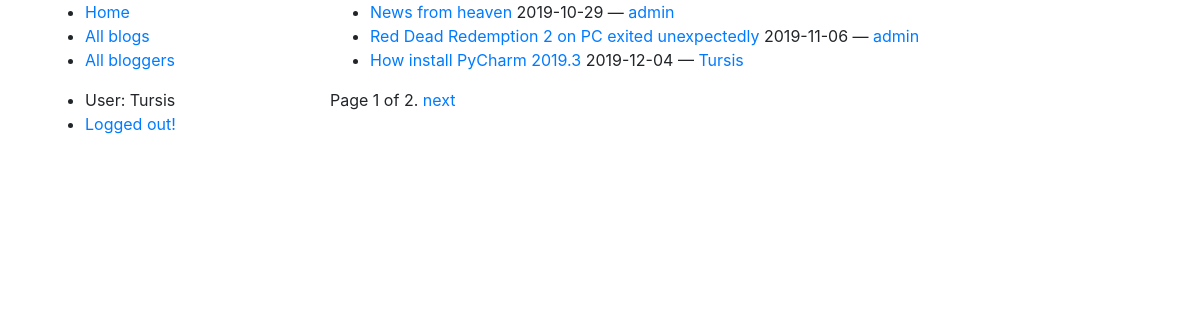
The app's page /blog/blogs/ (signed in) with its own data.
### blog/models.py (models this page shows, shortened)
class Blog(models.Model):
    name = models.CharField(max_length=200, help_text="Enter your name blog here.")
    author = models.ForeignKey(BlogAuthor, on_delete=models.SET_NULL, null=True)
    description = models.TextField(max_length=400, help_text="Enter your blog text here.")
    pub_date = models.DateTimeField('date published')
    def get_absolute_url(self):
        return reverse('blog:blog-detail', args=[str(self.id)])

class BlogAuthor(models.Model):
    user = models.ForeignKey(User, on_delete=models.SET_NULL, null=True)
    bio = models.TextField(max_length=400, help_text="Enter your bio details here.")
    def __str__(self):
        return self.user.username

### blog/views.py (the view)
class BlogListView(generic.ListView):
    model = Blog
    paginate_by = 3

### blog/templates/blog/blog_list.html
{% extends "base_generic.html" %}
{% block content %}
	{% if blog_list %}
	<ul>
		{% for blog in blog_list %}
			<li><a href={{ blog.get_absolute_url }}>{{ blog.name }} </a> {{ blog.pub_date|date:'Y-m-d'  }} —
				<a href="{% url 'blog:bloggers-detail' blog.pk%}"> {{blog.author }}</a></li>
		{% endfor %}
	</ul>
	{% endif %}
{% endblock %}

### blog/templates/base_generic.html (shortened to what this page needs)
<!DOCTYPE html>
<html lang="en">
<head>
  {% load static %}
  <link rel="stylesheet" href="https://stackpath.bootstrapcdn.com/bootstrap/4.3.1/css/bootstrap.min.css"
>
  <link rel="stylesheet" type="text/css" href="{% static 'blog/style.css' %}"/>
</head>
<body>
<div class="container">
  <div class="row">
    <div class="col-3">
      <ul>
        <li><a href=" {% url 'blog:index' %}">Home</a></li>
        <li><a href="{% url 'blog:blogs' %}">All blogs</a></li>
        <li><a href="{% url 'blog:bloggers' %}">All bloggers</a></li>
      </ul>
      <ul>
        {% if user.is_authenticated %}
          <li>User: {{ user.get_username }}</li>
          <li><a href="{% url 'logout' %}?next={{ request.path }}">Logged out!</a></li>
        {% else %}
          <li><a href="{% url 'login' %}?next={{ request.path }}">Login</a></li>
        {% endif %}
      </ul>
    </div>
    <div class="col-9">
      {% block content %} {% endblock %}
      {% block pagination %}
        {% if is_paginated %}
          <div class="pagination">
            <span class="page-links">
              <span class="page-current">
                    Page {{ page_obj.number }} of {{ page_obj.paginator.num_pages }}.
                </span>
              {% if page_obj.has_next %}
                <a href="{{ request.path }}?page={{ page_obj.next_page_number }}">next</a>
              {% endif %}
            </span>
          </div>
        {% endif %}
      {% endblock %}
    </div>
  </div>
</div>
</body>
</html>

### records on screen
Blog: name "News from heaven", pub_date "2019-10-29", author "admin"
Blog: name "Red Dead Redemption 2 on PC exited unexpectedly", pub_date "2019-11-06", author "admin"
Blog: name "How install PyCharm 2019.3", pub_date "2019-12-04", author "Tursis"

### other values on screen
{{ user.get_username }} "Tursis"
{{ page_obj.number }} "1"
{{ page_obj.paginator.num_pages }} "2"
